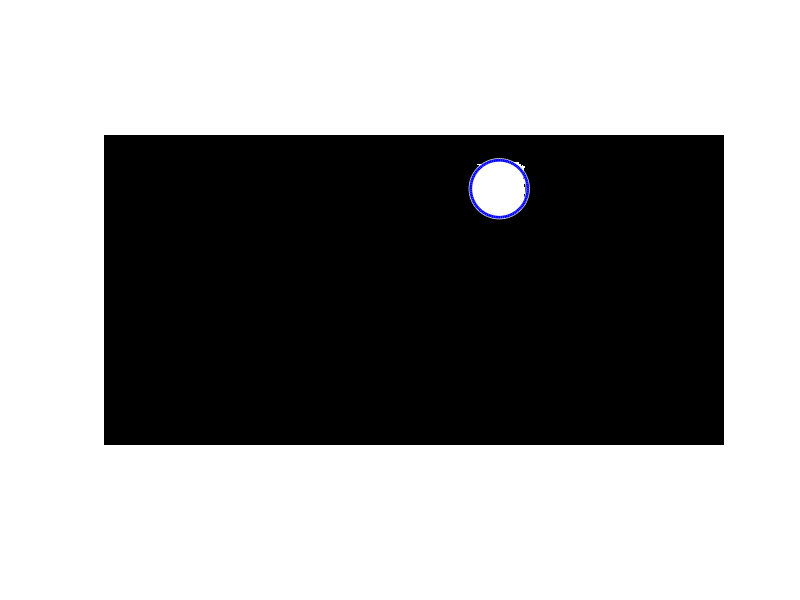

Write MATLAB code to recreate this figure. (Note: this script raises an error after producing the figure.)
clear
clc
close all

load testimg

centers = zeros(1,2);

minSize = 1000;

framehNew = imcrop(framehNew, [0 0 1000 500]);

t = bwlabel(framehNew);

% subplot(121);
% imshow(t,[])

for k = 1:max(t(:))
    a = t == k;
    if sum(a(:)) < minSize
        t(t==k) = 0;
    end
end

% subplot(1,2,2);
% imshow(t,[])

totalX = 0;
totalY = 0;
count = 0;

for n=1:500
    for m=1:1000
        if t(n,m) ~= 0
            totalX = totalX + m;
            totalY = totalY + n;
            count = count + 1;
        end
    end
end

centers(1,1) = round(totalX/count);
centers(1,2) = round(totalY/count);

t = double(t);

distance1 = 0;
for n=centers(1,1):-1:1
    if t(centers(1,2), n) ~= 0
        distance1 = distance1 + 1;
    end
end
    
distance2 = 0;
for n=centers(1,1):1000
    if t(centers(1,2), n) ~= 0
        distance2 = distance2 + 1;
    end
end

distance3 = 0;
for n=centers(1,2):-1:1
    if t(n, centers(1,1)) ~= 0
        distance3 = distance3 + 1;
    end
end

distance4 = 0;
for n=centers(1,2):500
    if t(n, centers(1,1)) ~= 0
        distance4 = distance4 + 1;
    end
end

radii = round((distance1 + distance2 + distance3 + distance4)/4);

imshow(t)
viscircles(centers, radii,'EdgeColor','b');
            

topened = imopen(t,strel('disk',15));
imshow(topened,[])

% imshow(imopen(t,strel('disk',15)),[])

% d = imdistline % Creates moveable line to measure distances
teroded = imerode(topened,strel('disk',5));

imshow(teroded,[])

[centers, radii, metric] = imfindcircles(teroded, [30 60], 'ObjectPolarity', 'bright');






